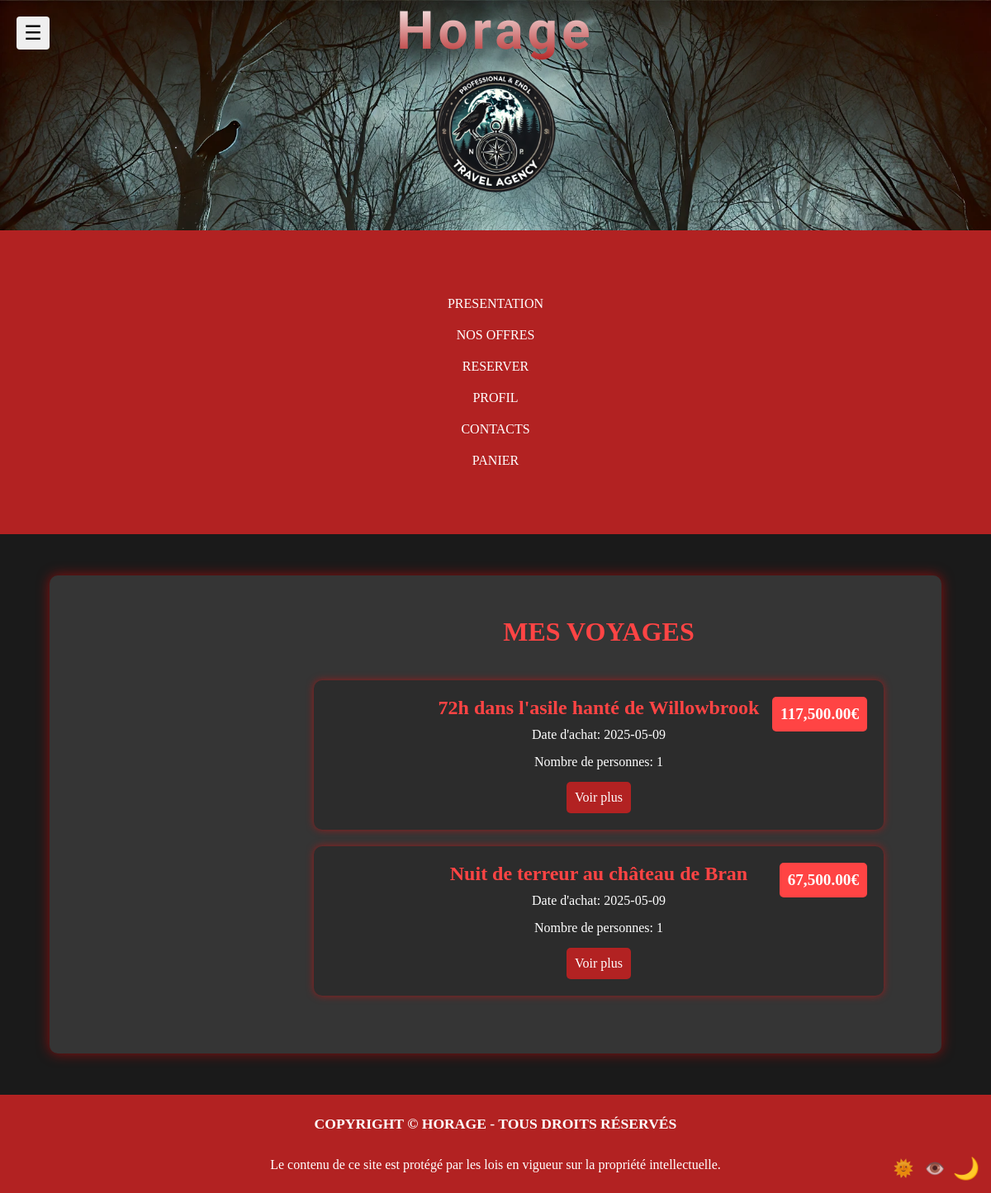
Screenshot of /profil_travel.php (signed in) with the database file from the repository.
### tables this page shows
CREATE TABLE `voyage_payee` (
  `IdCommande` int(11) NOT NULL,
  `IdVoyage` int(11) NOT NULL,
  `IdUtilisateur` int(11) NOT NULL,
  `DatePaiement` date NOT NULL,
  `Prix` decimal(10,2) NOT NULL,
  `NbAdultes` int(11) NOT NULL,
  `NbEnfants` int(11) NOT NULL
);

CREATE TABLE `voyages` (
  `IdVoyage` int(11) NOT NULL,
  `Titre` varchar(100) NOT NULL,
  `Description` text NOT NULL,
  `DateDebut` date NOT NULL,
  `DateFin` date NOT NULL,
  `PrixBase` decimal(10,2) NOT NULL,
  `PlacesDispo` int(11) NOT NULL
);

### profil_travel.php (the view, shortened to what this page needs)
<?php
require_once 'session.php';
$pdo = DemarrageSQL();
if (VerificationConnexion() == 1) {
    $username = $_SESSION['user']['username'];
    $stmt = $pdo->prepare("SELECT Id FROM utilisateur WHERE NomUtilisateur = ?");
    $stmt->execute([$username]);
    $Idutilisateur = $stmt->fetch(PDO::FETCH_ASSOC)['Id'];
    $stmt = $pdo->prepare("SELECT * FROM voyage_payee WHERE IdUtilisateur = ?");
    $stmt->execute([$Idutilisateur]);
    $Data = $stmt->fetchAll(PDO::FETCH_ASSOC);
    $stmt = $pdo->prepare("SELECT * FROM voyages WHERE IdVoyage = ?");
} else {
    header("Location: login.php");
    exit();
}
?>
<!DOCTYPE html>
<html lang="fr">
<head>
    <link rel="stylesheet" href="CSS/profil.css?v=<?= time() ?>">
</head>
<body>
<?php
    require_once 'session.php';
?>
<main class="profile-container">
    <button class="sidebar-toggle">☰</button>
    <section class="profile-content">
        <h2>Mes Voyages</h2>
        <div class="travels">
            <?php if (!empty($Data)): ?>
                <?php foreach ($Data as $info): ?>
                    <?php
                        $stmt->execute([$info['IdVoyage']]);
                        $voyage=$stmt->fetch(PDO::FETCH_ASSOC);
                        $NbPersonne = $info['NbAdultes'] + $info['NbEnfants'];
                    ?>
                    <div class="travel-card">
                        <div class="price">
                            <?= htmlspecialchars(number_format($info['Prix'], 2)) ?>€
                        </div>
                        <h3><?= htmlspecialchars($voyage['Titre']) ?></h3>
                        <p>Date d'achat: <?= htmlspecialchars($info['DatePaiement']) ?></p>
                        <p>Nombre de personnes: <?= htmlspecialchars($NbPersonne) ?></p>
                        <a href="recapitulatif2.php?id_voyage=<?= urlencode($info['IdVoyage']) ?>" class="btn">Voir plus</a>
                    </div>
                <?php endforeach; ?>
            <?php else: ?>
                <p>Aucun voyage réservé pour l'instant.</p>
            <?php endif; ?>
        </div>
    </section>
</main>
<footer>
    <h2>Copyright © Horage - Tous droits réservés</h2>
    <p>Le contenu de ce site est protégé par les lois en vigueur sur la propriété intellectuelle.</p>
</footer>
</body>
</html>

### CSS/profil.css (style rules this page uses)
.sidebar-toggle { font-family: Arial, sans-serif; position: fixed; left: 20px; top: 20px; z-index: 1001; border: none; padding: 10px; font-size: 1.5rem; line-height: 1; cursor: pointer; border-radius: 4px; width: 40px; height: 40px; display: flex; align-items: center; justify-content: center; }
.profile-container { display: flex; width: 90%; max-width: 1200px; margin: 50px auto; background-color: var(--color-background-form); padding: 30px; border-radius: 10px; box-shadow: 0px 0px 15px rgba(255, 0, 0, 0.5); position: relative; }
.profile-content { width: calc(100% - 250px); margin-left: 250px; padding: 20px; }
.profile-content h2 { font-size: 2rem; margin-bottom: 20px; color: var(--color-nav-light); }

### CSS/main.css (style rules this page uses)
* { margin: 0; padding: 0; box-sizing: border-box; }
html, body { width: 100%; height: 100%; text-align: center; background-color: var(--color-background); color: var(--color-white); }
a { text-decoration: none; color: var(--color-rod); font-size: 1.0rem; }
footer { background-color: var(--color-nav); padding: 25px; color: var(--color-rod); }
h2 { margin-bottom: 30px; text-transform: uppercase; font-size: 1.1rem; }
main { margin: 100px; }
@media screen and (max-width: 1300px) { main { margin: 20px; } }
@media screen and (max-width: 1300px) { .profile-content { width: 100%; } }

### CSS/voyage.css (style rules this page uses)
.travels { display: grid; grid-template-columns: 1fr; gap: 20px; padding: 20px; width: 100%; }
.travel-card { background-color: var(--color-background-profile); color: var(--color-white); padding: 20px; border-radius: 10px; box-shadow: 0px 0px 10px rgba(255, 0, 0, 0.5); text-align: center; transition: transform 0.3s ease; width: 100%; max-width: 100%; box-sizing: border-box; position: relative; }
.travel-card h3 { color: var(--color-nav-light); font-size: 1.5rem; margin-bottom: 10px; }
.travel-card p { font-size: 1rem; margin-bottom: 15px; }
.travel-card .btn { display: inline-block; background-color: var(--color-nav); color: var(--color-rod); padding: 10px; text-decoration: none; border-radius: 5px; transition: 0.3s; }
.price { position: absolute; top: 20px; right: 20px; background-color: var(--color-nav-light); color: var(--color-rod); padding: 10px; border-radius: 5px; font-size: 1.2rem; font-weight: bold; }

### CSS/root.css (style rules this page uses)
:root { --color-border : #444; --color-rod: #ffffff; --color-nav: #B22222; --color-search-button: #6b0710; --color-search-button-hover: rgb(44, 11, 11); --color-search-form-group: #771f1f; --color-background: #1A1A1A; --color-hover: #7a0a14; --color-travelbutton: #ffffff; --color-nav-light: #ff4444; --color-background-form: #353535; --color-background-profile: #2C2C2C; --color-border-dark: #8B0000; --color-redlight-root: #ff4444; --color-white: white; --color-orange: #ffa500; --color-blue: #007bff; --color-purple: #800080; --color-green:#33ff00; }

### rows the page displays
voyage_payee: Prix "117,500.00", IdVoyage.Titre "72h dans l'asile hanté de Willowbrook", DatePaiement "2025-05-09", NbAdultes "1"
voyage_payee: Prix "67,500.00", IdVoyage.Titre "Nuit de terreur au château de Bran", DatePaiement "2025-05-09", NbAdultes "1"

### other values shown
$profilLabel "PROFIL"
